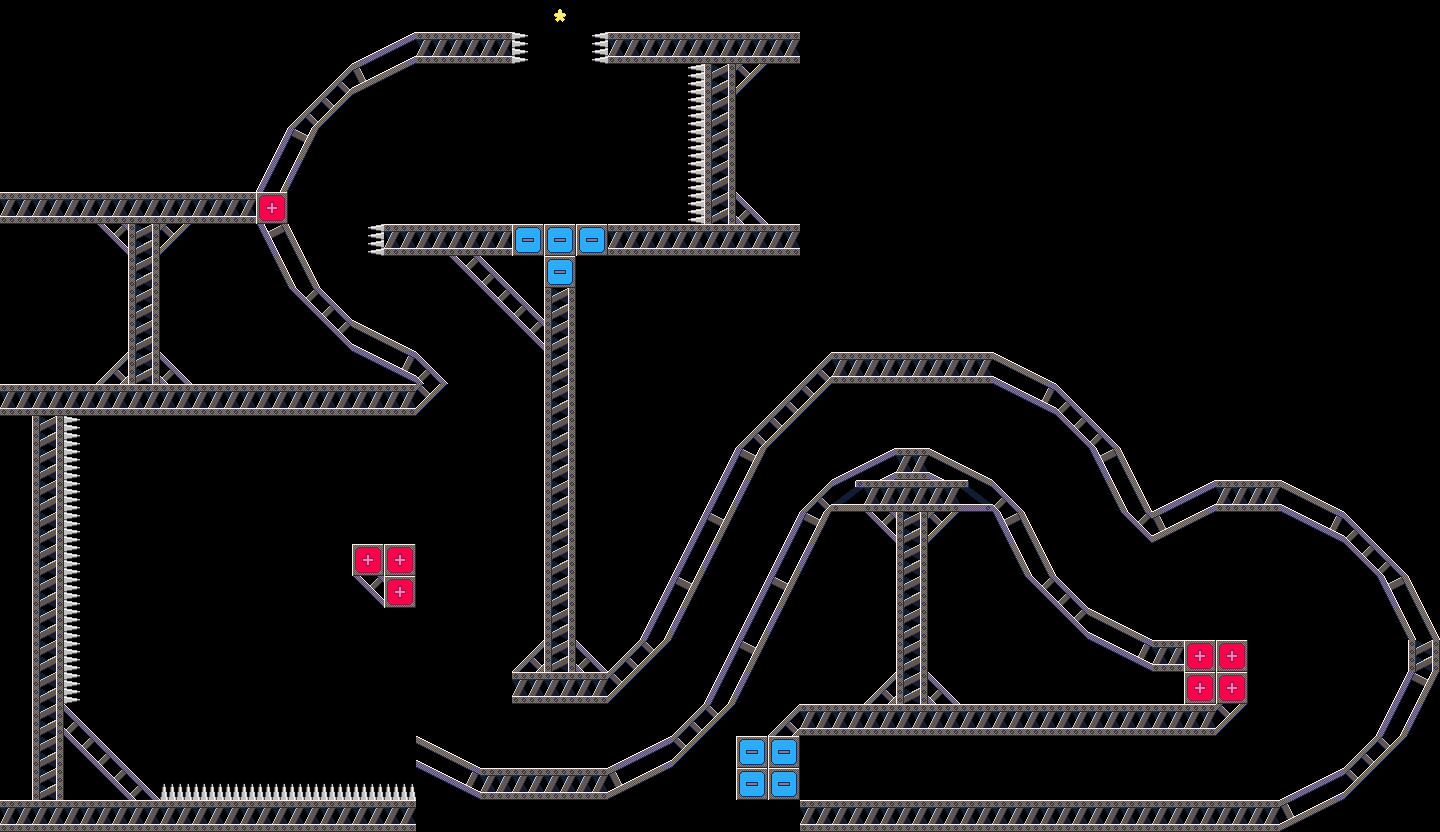

Rendered tile map (Tiled .tmx) drawn with the repository's tilesets; below, a short description and the full map source, tile grids included:
An orthogonal 45x26 tile map with 32x32 px tiles, 1 tile layer (tiles) and 1 object.

<map version="1.8" tiledversion="1.8.2" orientation="orthogonal" renderorder="right-down" width="45" height="26" tilewidth="32" tileheight="32" infinite="0" nextlayerid="3" nextobjectid="2">
 <editorsettings>
  <export target="../../../assets/levels/041.json" format="json" />
 </editorsettings>
 <tileset firstgid="1" source="../Metal.tsx" />
 <layer id="1" name="tiles" width="45" height="26">
  <data encoding="csv">
0,0,0,0,0,0,0,0,0,0,0,0,0,0,0,0,0,14,0,0,0,0,0,0,0,0,0,0,0,0,0,0,0,0,0,0,0,0,0,0,0,0,0,0,0,
0,0,0,0,0,0,0,0,0,0,0,1,2,26,26,26,27,0,25,26,26,26,26,26,26,0,0,0,0,0,0,0,0,0,0,0,0,0,0,0,0,0,0,0,0,
0,0,0,0,0,0,0,0,0,0,15,9,10,0,0,0,0,0,0,0,0,25,33,22,0,0,0,0,0,0,0,0,0,0,0,0,0,0,0,0,0,0,0,0,0,
0,0,0,0,0,0,0,0,0,15,22,0,0,0,0,0,0,0,0,0,0,25,33,0,0,0,0,0,0,0,0,0,0,0,0,0,0,0,0,0,0,0,0,0,0,
0,0,0,0,0,0,0,0,5,18,0,0,0,0,0,0,0,0,0,0,0,25,33,0,0,0,0,0,0,0,0,0,0,0,0,0,0,0,0,0,0,0,0,0,0,
0,0,0,0,0,0,0,0,11,24,0,0,0,0,0,0,0,0,0,0,0,25,33,0,0,0,0,0,0,0,0,0,0,0,0,0,0,0,0,0,0,0,0,0,0,
26,26,26,26,26,26,26,26,19,0,0,0,0,0,0,0,0,0,0,0,0,25,33,16,0,0,0,0,0,0,0,0,0,0,0,0,0,0,0,0,0,0,0,0,0,
0,0,0,21,33,22,0,0,17,6,0,25,26,26,26,26,31,31,31,26,26,26,26,26,26,0,0,0,0,0,0,0,0,0,0,0,0,0,0,0,0,0,0,0,0,
0,0,0,0,33,0,0,0,23,12,0,0,0,0,21,16,0,31,0,0,0,0,0,0,0,0,0,0,0,0,0,0,0,0,0,0,0,0,0,0,0,0,0,0,0,
0,0,0,0,33,0,0,0,0,21,16,0,0,0,0,21,16,33,0,0,0,0,0,0,0,0,0,0,0,0,0,13,13,13,0,0,0,0,0,0,0,0,0,0,0,
13,13,0,0,33,0,0,0,0,0,21,3,4,0,0,0,21,33,0,0,0,0,0,0,0,0,0,0,0,0,0,13,13,0,0,0,0,0,0,0,0,0,0,0,0,
0,0,13,15,33,16,13,13,13,13,0,7,8,16,0,0,0,33,0,0,0,0,0,0,0,15,26,26,26,26,26,3,4,0,0,0,0,0,0,0,0,0,0,0,0,
26,26,26,26,26,26,26,26,26,26,26,26,26,22,0,0,0,33,0,0,0,0,0,0,15,22,0,0,0,0,0,7,8,16,13,13,0,0,0,0,0,0,0,0,0,
0,33,27,0,0,0,0,0,0,0,0,0,0,0,0,0,0,33,0,0,0,0,0,15,22,0,0,0,0,0,0,13,0,21,16,13,13,13,0,0,0,0,0,0,0,
0,33,27,0,0,0,0,0,0,0,0,0,0,0,0,0,0,33,0,0,0,0,5,18,0,0,1,2,26,3,4,13,0,0,17,6,13,13,13,13,13,0,0,0,0,
0,33,27,0,0,0,0,0,0,0,0,0,0,0,0,0,0,33,0,0,0,0,11,24,0,15,30,26,26,26,35,16,0,0,23,12,1,2,26,26,3,4,0,0,0,
0,33,27,0,0,0,13,13,0,0,0,0,0,0,0,0,0,33,0,0,0,5,18,0,5,18,0,21,33,22,0,17,6,0,0,21,9,10,0,0,7,8,16,0,0,
0,33,27,0,0,0,13,13,0,0,0,19,19,0,0,0,0,33,0,0,0,11,24,0,11,24,0,0,33,0,0,23,12,0,0,13,0,0,0,0,0,0,21,16,0,
0,33,27,0,0,0,0,0,0,0,0,21,19,0,0,0,0,33,0,0,5,18,0,5,18,0,0,0,33,0,0,0,21,16,0,0,0,0,0,0,0,0,0,17,6,
0,33,27,0,0,0,0,0,0,0,0,0,0,0,0,0,0,33,0,0,11,24,0,11,24,0,0,0,33,0,0,0,0,21,3,4,0,0,0,0,0,0,0,23,12,
0,33,27,0,0,0,0,0,0,0,0,0,0,0,0,0,15,33,16,15,22,0,5,18,0,0,0,0,33,0,0,0,0,0,7,8,26,19,19,0,0,0,0,0,33,
0,33,27,13,0,0,0,0,0,0,0,0,0,0,0,13,26,26,26,22,0,0,11,24,0,0,0,15,33,16,0,0,0,0,0,0,0,19,19,0,0,0,0,5,18,
0,33,16,13,0,0,0,0,0,0,0,0,0,0,0,0,0,0,0,0,0,15,22,0,15,26,26,26,26,26,26,26,26,26,26,26,26,26,22,0,0,0,0,11,24,
0,33,21,16,0,0,0,0,0,0,0,0,0,3,4,0,0,13,0,1,2,22,0,31,31,0,0,0,0,0,13,13,0,0,0,0,0,0,0,0,0,0,15,22,0,
0,33,0,21,16,20,20,20,20,20,20,20,20,7,8,26,26,26,26,9,10,0,0,31,31,0,0,0,0,0,0,0,0,0,0,0,0,0,0,0,1,2,22,0,0,
26,26,26,26,26,26,26,26,26,26,26,26,26,0,0,0,0,0,0,0,0,0,0,0,0,26,26,26,26,26,26,26,26,26,26,26,26,26,26,26,9,10,0,0,0
</data>
 </layer>
 <objectgroup id="2" name="spawns">
  <object id="1" x="867.001" y="771.469">
   <point />
  </object>
 </objectgroup>
</map>
